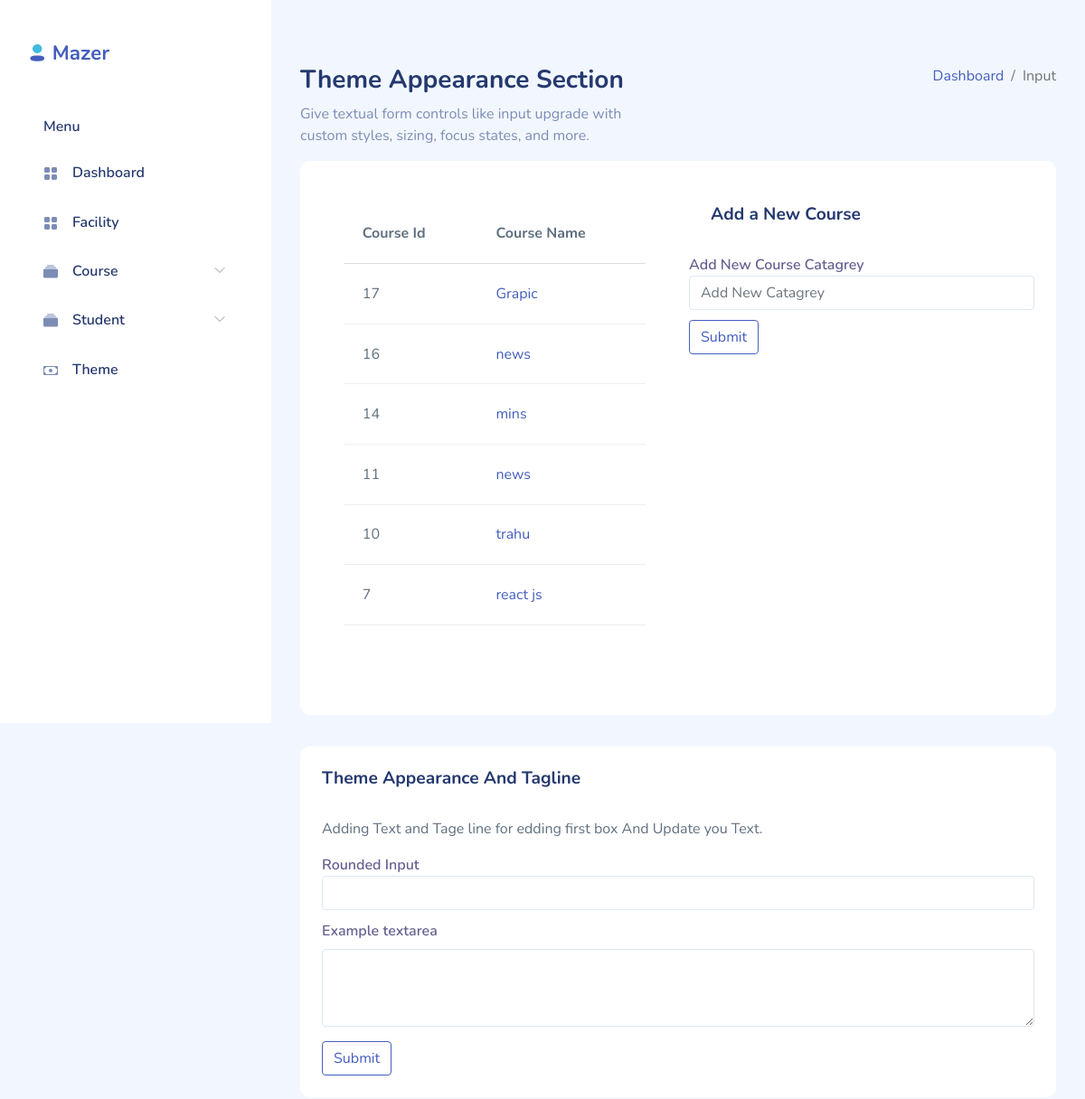
The page /admin/ThemeOpection.php (upper part) on the database as committed earlier.
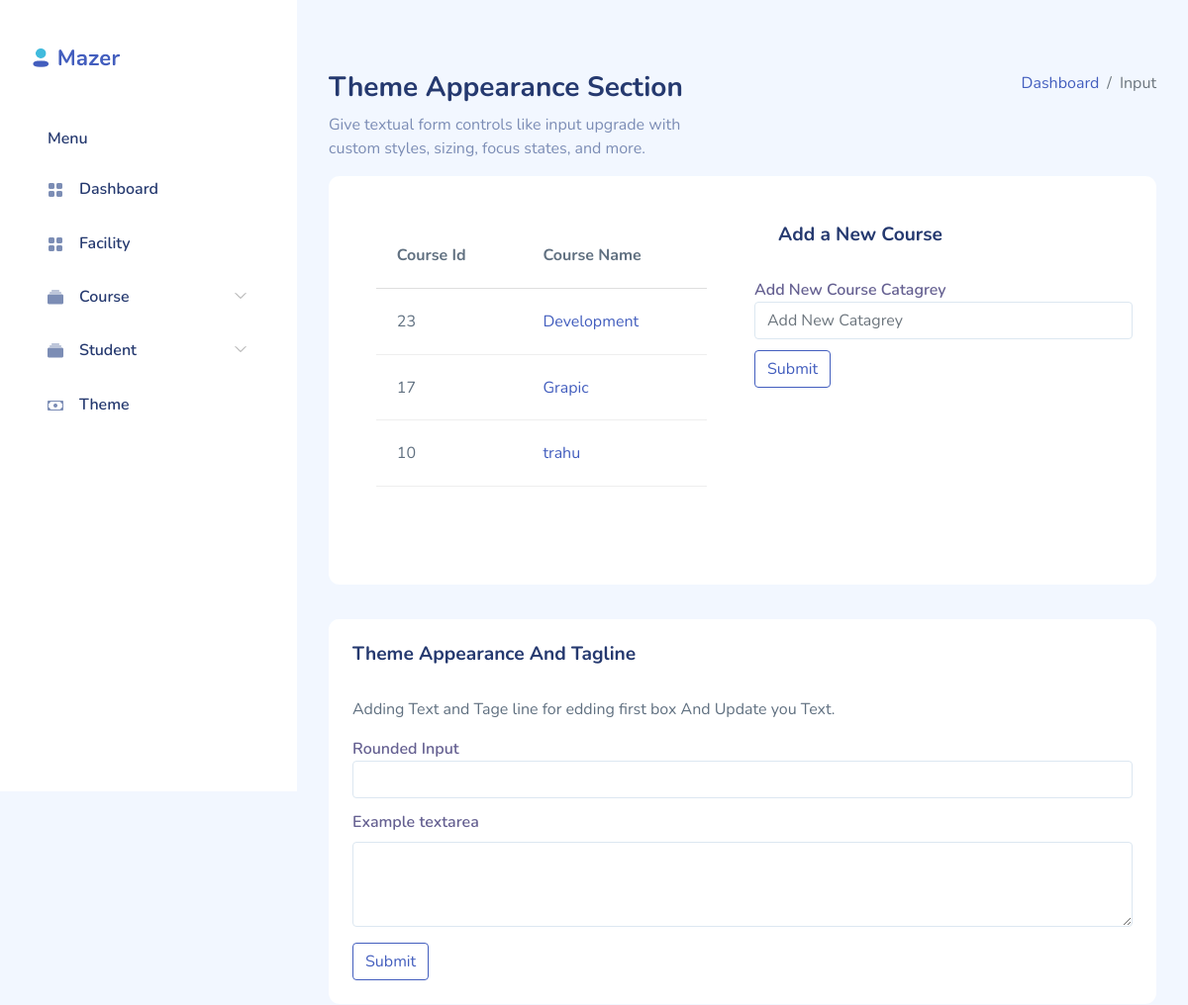
The same page on the database as committed later.
### tables this page shows
CREATE TABLE `coursecat` (
  `id` int(11) NOT NULL,
  `catname` varchar(40) NOT NULL
);

### function.inc.php (called while the page is built, shortened)
<?php
function ShowData($tabelname){
  $sql = "SELECT * FROM $tabelname ORDER BY id DESC";
  $result = mysqli_query($GLOBALS['conn'],$sql);
  return $result;
}

### admin/ThemeOpection.php (the view, shortened to what the changed rows need)
<?php include_once("header.php");
?>
<div id="main">
    <div class="page-heading">
        <section class="section">
            <div class="card">
                <div class="card-body">
                    <div class="row">
                        <div class="col-md-6">
                            <div class="card">
                                <div class="card-content">
                                    <div class="card-body">
                                        <div class="table-responsive">
                                            <table class="table table-lg">
                                                <thead>
                                                    <tr>
                                                        <th>Course Id </th>
                                                        <th>Course Name</th>
                                                    </tr>
                                                </thead>
                                                <tbody>
                                                    <?php
                                                     $data = ShowData('coursecat');
                                                     if(mysqli_num_rows($data)>0){
                                                       while($dataall =  mysqli_fetch_assoc($data)){
                                                         echo '<tr>
                                                         <td class="text-bold-500">'. $dataall["id"].'</td>
                                                         <td><a href='. $dataall["id"].'>'. $dataall["catname"].'</td>
                                                         </tr>';
                                                       }
                                                     }
                                                    ?>
                                                </tbody>
                                            </table>
                                        </div>
                                    </div>
                                </div>
                            </div>
                        </div>
                    </div>
                </div>
            </div>
        </section>
    </div>
    <?php include_once("footer.php"); ?>

Rows that differ between the two databases and show on the page:
removed coursecat: id "16", catname "news"
removed coursecat: id "14", catname "mins"
removed coursecat: id "11", catname "news"
removed coursecat: id "7", catname "react js"
added coursecat: id "23", catname "Development"
